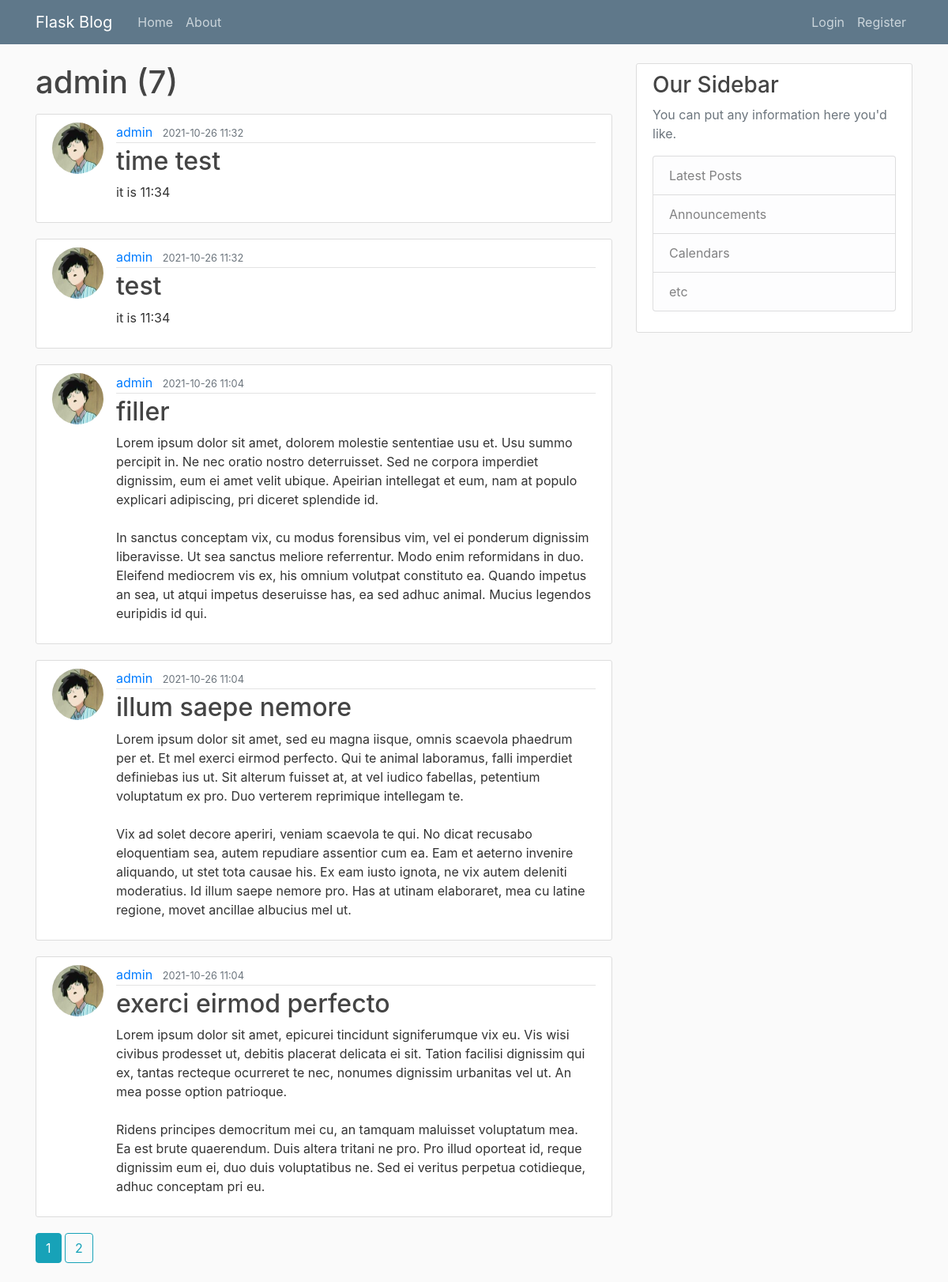
Screenshot of /user/admin with the database file from the repository.
### main/models.py (models this page shows, shortened)
class User(db.Model, UserMixin):
    id = db.Column(db.Integer, primary_key=True)
    username = db.Column(db.String(20), unique=True, nullable=False)
    email = db.Column(db.String(120), unique=True, nullable=False)
    image_file = db.Column(db.String(20), nullable=False, default='default.jpg')
    password = db.Column(db.String(60), nullable=False)
    posts = db.relationship('Post', backref='author', lazy=True)

class Post(db.Model):
    id = db.Column(db.Integer, primary_key=True)
    title = db.Column(db.String(100), nullable=False)
    date_posted = db.Column(db.DateTime, nullable=False, default=utc_to_local(datetime.utcnow()))
    content = db.Column(db.Text, nullable=False)
    user_id = db.Column(db.Integer, db.ForeignKey('user.id'), nullable=False)

### main/routes.py (the view)
@app.route("/user/<string:username>")
def user_posts(username):
    page = request.args.get('page', 1, type=int)
    user = User.query.filter_by(username=username).first_or_404()
    posts = Post.query.filter_by(author=user)\
        .order_by(Post.date_posted.desc())\
        .paginate(page=page, per_page=5)
    return render_template('user_posts.html', posts=posts, user=user)

### main/templates/user_posts.html
{% extends "layout.html" %}
{% block content %}
    <h1 class="mb-3">{{ user.username }} ({{ posts.total }})</h1>
   {% for post in posts.items%}
        <article class="media content-section">
            <img class="rounded-circle article-img" src="{{ url_for('static', filename='profile_pics/' + post.author.image_file) }}">
          <div class="media-body">
            <div class="article-metadata">
              <a class="mr-2" href="{{ url_for('user_posts', username=post.author.username) }}">{{ post.author.username }}</a>
              <small class="text-muted">{{ post.date_posted.strftime('%Y-%m-%d %H:%M') }}</small>
            </div>
            <h2><a class="article-title" href="{{ url_for('post', post_id=post.id) }}">{{ post.title }}</a></h2>
            <p class="article-content">{{ post.content }}</p>
          </div>
        </article>
   {% endfor %}
    {% for page_num in posts.iter_pages(left_edge=1, right_edge=1, left_current=1, right_current=3) %}
        {% if page_num %}
            {% if posts.page == page_num %}
            <a class="btn btn-info mb-4" href="{{ url_for('user_posts', username=user.username, page=page_num) }}">{{ page_num }}</a>
            {% else %}
            <a class="btn btn-outline-info mb-4" href="{{ url_for('user_posts', username=user.username, page=page_num) }}">{{ page_num }}</a>
            {% endif %}
        {% else %}
            ...
        {% endif %}
    {% endfor %}
{% endblock content %}

### main/static/main.css (style rules this page uses)
body { background: #fafafa; color: #333333; margin-top: 5rem; }
h1, h2, h3, h4, h5, h6 { color: #444444; }
.content-section { background: #ffffff; padding: 10px 20px; border: 1px solid #dddddd; border-radius: 3px; margin-bottom: 20px; }
.article-title { color: #444444; }
.article-content { white-space: pre-line; }
.article-img { height: 65px; width: 65px; margin-right: 16px; }
.article-metadata { padding-bottom: 1px; margin-bottom: 4px; border-bottom: 1px solid #e3e3e3 }

### rows the page displays
User: username "admin"
Post: image_file (picture), author.username "admin", date_posted "2021-10-26 11:32", title "time test", content "it is 11:34"
Post: image_file (picture), author.username "admin", date_posted "2021-10-26 11:32", title "test", content "it is 11:34"
Post: image_file (picture), author.username "admin", date_posted "2021-10-26 11:04", title "filler", content "Lorem ipsum dolor sit amet, dolorem molestie sententiae usu et. Usu summo percipit in. Ne nec oratio nostro deterruisset. Sed ne corpora imperdiet dignissim, eum ei amet velit ubique. Apeirian intellegat et eum, nam at populo explicari adipiscing, pri diceret splendide id. In sanctus conceptam vix, cu modus forensibus vim, vel ei ponderum dignissim liberavisse. Ut sea sanctus meliore referrentur. Modo enim reformidans in duo. Eleifend mediocrem vis ex, his omnium volutpat constituto ea. Quando impetus an sea, ut atqui impetus deseruisse has, ea sed adhuc animal. Mucius legendos euripidis id qui."
Post: image_file (picture), author.username "admin", date_posted "2021-10-26 11:04", title "illum saepe nemore", content "Lorem ipsum dolor sit amet, sed eu magna iisque, omnis scaevola phaedrum per et. Et mel exerci eirmod perfecto. Qui te animal laboramus, falli imperdiet definiebas ius ut. Sit alterum fuisset at, at vel iudico fabellas, petentium voluptatum ex pro. Duo verterem reprimique intellegam te. Vix ad solet decore aperiri, veniam scaevola te qui. No dicat recusabo eloquentiam sea, autem repudiare assentior cum ea. Eam et aeterno invenire aliquando, ut stet tota causae his. Ex eam iusto ignota, ne vix autem deleniti moderatius. Id illum saepe nemore pro. Has at utinam elaboraret, mea cu latine regione, movet ancillae albucius mel ut."
Post: image_file (picture), author.username "admin", date_posted "2021-10-26 11:04", title "exerci eirmod perfecto", content "Lorem ipsum dolor sit amet, epicurei tincidunt signiferumque vix eu. Vis wisi civibus prodesset ut, debitis placerat delicata ei sit. Tation facilisi dignissim qui ex, tantas recteque ocurreret te nec, nonumes dignissim urbanitas vel ut. An mea posse option patrioque. Ridens principes democritum mei cu, an tamquam maluisset voluptatum mea. Ea est brute quaerendum. Duis altera tritani ne pro. Pro illud oporteat id, reque dignissim eum ei, duo duis voluptatibus ne. Sed ei veritus perpetua cotidieque, adhuc conceptam pri eu."

### other values shown
{{ posts.total }} "7"
{{ page_num }} "1"
{{ page_num }} "2"
